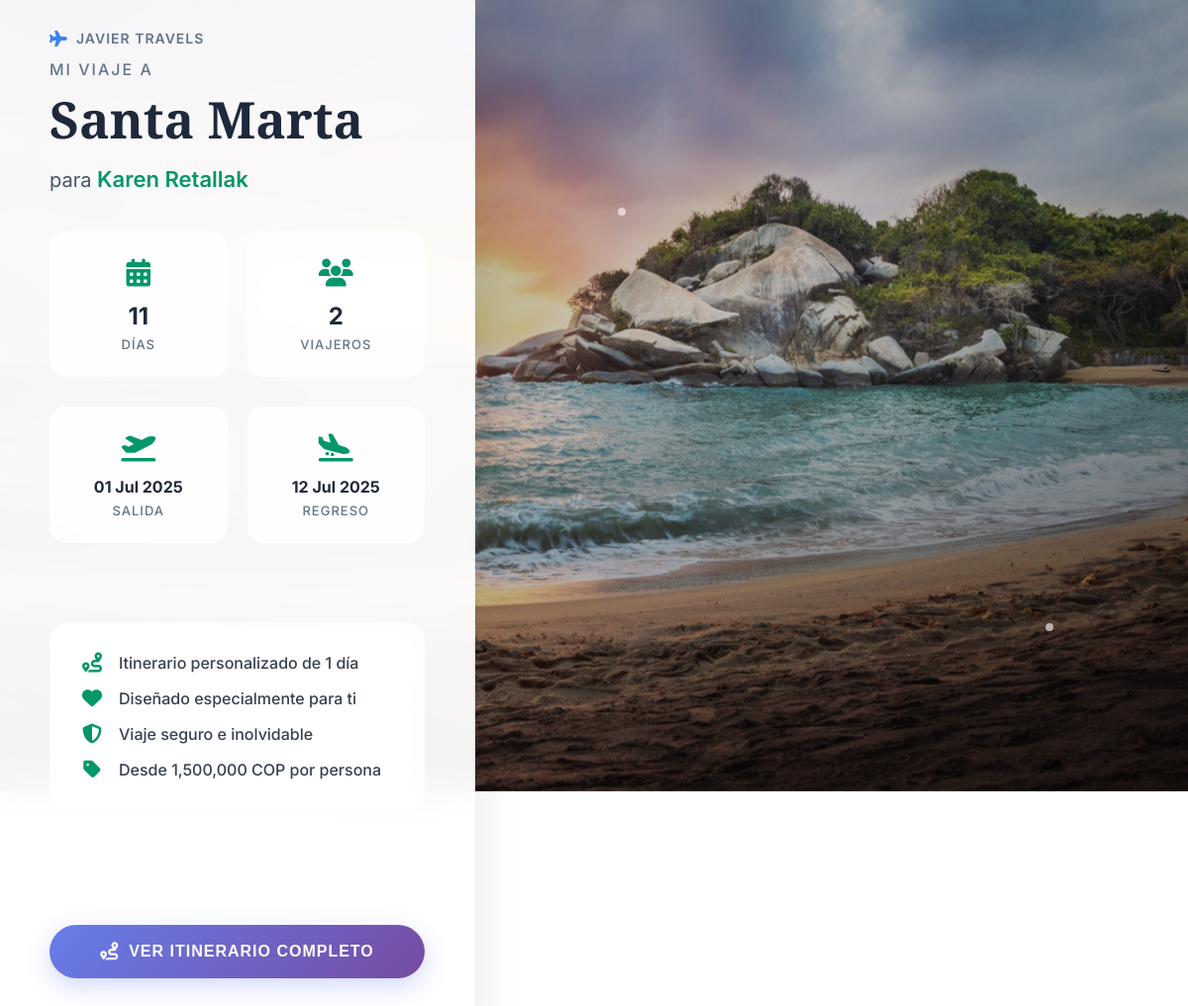
The page /pages/preview.php?id=27 on the database its author committed.
### tables this page shows
CREATE TABLE `programa_solicitudes` (
  `id` int(11) NOT NULL,
  `id_solicitud` varchar(50) DEFAULT NULL,
  `nombre_viajero` varchar(100) NOT NULL,
  `apellido_viajero` varchar(100) NOT NULL,
  `destino` varchar(200) NOT NULL,
  `fecha_llegada` date NOT NULL,
  `fecha_salida` date NOT NULL,
  `numero_pasajeros` int(11) NOT NULL DEFAULT 1,
  `acompanamiento` varchar(50) DEFAULT 'sin-acompanamiento',
  `user_id` int(11) NOT NULL,
  `created_at` timestamp NOT NULL DEFAULT current_timestamp(),
  `updated_at` timestamp NOT NULL DEFAULT current_timestamp() ON UPDATE current_timestamp()
);

CREATE TABLE `programa_precios` (
  `id` int(11) NOT NULL,
  `solicitud_id` int(11) NOT NULL,
  `moneda` varchar(3) DEFAULT 'USD',
  `precio_por_persona` decimal(10,2) DEFAULT NULL,
  `precio_total` decimal(10,2) DEFAULT NULL,
  `noches_incluidas` int(11) DEFAULT 0,
  `precio_incluye` text DEFAULT NULL,
  `precio_no_incluye` text DEFAULT NULL,
  `condiciones_generales` text DEFAULT NULL,
  `movilidad_reducida` tinyint(1) DEFAULT 0,
  `info_pasaporte` text DEFAULT NULL,
  `info_seguros` text DEFAULT NULL,
  `created_at` timestamp NOT NULL DEFAULT current_timestamp(),
  `updated_at` timestamp NOT NULL DEFAULT current_timestamp() ON UPDATE current_timestamp()
);

### config/config_functions.php (called while the page is built, shortened)
<?php
class ConfigManager {
    private static $config = null;
    private static $db = null;
    public static function init() {
        try {
            self::$db = Database::getInstance();
        } catch(Exception $e) {
            error_log("ConfigManager init error: " . $e->getMessage());
            self::$config = self::getDefaultConfig();
        }
    }
    private static function loadConfig() {
        try {
            self::$config = self::$db->fetch("SELECT * FROM company_settings ORDER BY id DESC LIMIT 1");
        } catch(Exception $e) {
            error_log("Error loading config: " . $e->getMessage());
            self::$config = self::getDefaultConfig();
        }
    }
    public static function get($key = null) {
        return self::$config[$key] ?? null;
    }
    public static function getCompanyName() {
        return self::get('company_name') ?: 'Travel Agency';
    }
}
?>

### config/database.php (called while the page is built, shortened)
<?php
class Database {
    private static $instance = null;
    private $connection;
    private function __construct() {
        $host = $_ENV['DB_HOST'] ?? 'localhost';
        $dbname = $_ENV['DB_NAME'] ?? 'travelag_travel_agency';
        $username = $_ENV['DB_USER'] ?? 'travelag_admin';
        $password = $_ENV['DB_PASS'] ?? '';
        $charset = $_ENV['DB_CHARSET'] ?? 'utf8mb4';
        try {
            $dsn = "mysql:host={$host};dbname={$dbname};charset={$charset}";
            $this->connection = new PDO($dsn, $username, $password, [
                PDO::ATTR_ERRMODE => PDO::ERRMODE_EXCEPTION,
                PDO::ATTR_DEFAULT_FETCH_MODE => PDO::FETCH_ASSOC,
                PDO::ATTR_EMULATE_PREPARES => false
            ]);
        } catch(PDOException $e) {
            error_log("Database connection error: " . $e->getMessage());
            throw new Exception("Error de conexión a la base de datos");
        }
    }
    public static function getInstance() {
        if (self::$instance === null) {
            self::$instance = new self();
        }
        return self::$instance;
    }
    public function query($sql, $params = []) {
        try {
            $stmt = $this->connection->prepare($sql);
            $stmt->execute($params);
            return $stmt;
        } catch(PDOException $e) {
            error_log("Database query error: " . $e->getMessage());
            error_log("SQL was: " . $sql);
            error_log("Params were: " . print_r($params, true));
            throw new Exception("Error en la consulta de base de datos");
        }
    }
    public function fetch($sql, $params = []) {
        $stmt = $this->query($sql, $params);
        return $stmt->fetch();
    }
    public function fetchAll($sql, $params = []) {
        $stmt = $this->query($sql, $params);
        return $stmt->fetchAll();
    }
}

### pages/preview.php (the view, shortened to what this page needs)
<?php
require_once 'config/config_functions.php';
$programa_id = $_GET['id'] ?? null;
try {
    $company_name = ConfigManager::getCompanyName();
} catch(Exception $e) {
    $company_name = 'Travel Agency';
}
try {
    $db = Database::getInstance();
    $programa = $db->fetch(
        "SELECT ps.*, pp.titulo_programa, pp.foto_portada, pp.idioma_predeterminado
         FROM programa_solicitudes ps
         LEFT JOIN programa_personalizacion pp ON ps.id = pp.solicitud_id
         WHERE ps.id = ?",
        [$programa_id]
    );
    $dias = $db->fetchAll(
        "SELECT * FROM programa_dias WHERE solicitud_id = ? ORDER BY dia_numero ASC",
        [$programa_id]
    );
    $precios = $db->fetch(
        "SELECT * FROM programa_precios WHERE solicitud_id = ?",
        [$programa_id]
    );
} catch(Exception $e) {
    error_log("Error cargando programa para preview: " . $e->getMessage());
    header('Location: ' . APP_URL . '/itinerarios');
    exit;
}
$nombre_viajero = trim($programa['nombre_viajero'] . ' ' . $programa['apellido_viajero']);
$destino = $programa['destino'];
$num_dias = count($dias);
$num_pasajeros = $programa['numero_pasajeros'];
$duracion_dias = 'N/A';
if ($programa['fecha_llegada'] && $programa['fecha_salida']) {
    $fecha_inicio = new DateTime($programa['fecha_llegada']);
    $fecha_fin = new DateTime($programa['fecha_salida']);
    $diferencia = $fecha_inicio->diff($fecha_fin);
    $duracion_dias = $diferencia->days > 0 ? $diferencia->days : 1;
}
$fecha_inicio_formatted = $programa['fecha_llegada'] ?
    date('d M Y', strtotime($programa['fecha_llegada'])) : '';
$fecha_fin_formatted = $programa['fecha_salida'] ?
    date('d M Y', strtotime($programa['fecha_salida'])) : '';
?>
<!DOCTYPE html>
<html lang="es">
<head>
    <link href="https://cdnjs.cloudflare.com/ajax/libs/font-awesome/6.5.0/css/all.min.css" rel="stylesheet">
</head>
<body>
    <div class="hero-background"></div>
    <div class="hero-overlay"></div>
    <div class="preview-container">
        <div class="info-sidebar">
            <div class="agency-logo">
                <i class="fas fa-plane"></i>
                <?= htmlspecialchars($company_name) ?>
            </div>
            <div class="program-header">
                <div class="program-subtitle">Mi viaje a</div>
                <h1 class="program-title"><?= htmlspecialchars($destino) ?></h1>
                <div class="program-for">
                    para <span class="traveler-name"><?= htmlspecialchars($nombre_viajero) ?></span>
                </div>
            </div>
            <div class="trip-details">
                <div class="details-grid">
                    <div class="detail-item">
                        <div class="detail-icon">
                            <i class="fas fa-calendar-alt"></i>
                        </div>
                        <div class="detail-value"><?= $duracion_dias ?></div>
                        <div class="detail-label"><?= $duracion_dias == 1 ? 'Día' : 'Días' ?></div>
                    </div>
                    <div class="detail-item">
                        <div class="detail-icon">
                            <i class="fas fa-users"></i>
                        </div>
                        <div class="detail-value"><?= $num_pasajeros ?></div>
                        <div class="detail-label"><?= $num_pasajeros == 1 ? 'Viajero' : 'Viajeros' ?></div>
                    </div>
                </div>
                <?php if ($fecha_inicio_formatted && $fecha_fin_formatted): ?>
                <div class="details-grid">
                    <div class="detail-item">
                        <div class="detail-icon">
                            <i class="fas fa-plane-departure"></i>
                        </div>
                        <div class="detail-value" style="font-size: 16px;"><?= $fecha_inicio_formatted ?></div>
                        <div class="detail-label">Salida</div>
                    </div>
                    <div class="detail-item">
                        <div class="detail-icon">
                            <i class="fas fa-plane-arrival"></i>
                        </div>
                        <div class="detail-value" style="font-size: 16px;"><?= $fecha_fin_formatted ?></div>
                        <div class="detail-label">Regreso</div>
                    </div>
                </div>
                <?php endif; ?>
            </div>
            <div class="trip-summary">
                <div class="summary-item">
                    <i class="fas fa-route"></i>
                    <span>Itinerario personalizado de <?= $num_dias ?> <?= $num_dias == 1 ? 'día' : 'días' ?></span>
                </div>
                <div class="summary-item">
                    <i class="fas fa-heart"></i>
                    <span>Diseñado especialmente para ti</span>
                </div>
                <div class="summary-item">
                    <i class="fas fa-shield-alt"></i>
                    <span>Viaje seguro e inolvidable</span>
                </div>
                <?php if ($precios && $precios['precio_por_persona']): ?>
                <div class="summary-item">
                    <i class="fas fa-tag"></i>
                    <span>Desde <?= number_format($precios['precio_por_persona'], 0) ?> <?= $precios['moneda'] ?> por persona</span>
                </div>
                <?php endif; ?>
            </div>
            <button class="itinerary-button" onclick="verItinerarioCompleto()">
                <i class="fas fa-route"></i>
                Ver itinerario completo
            </button>
        </div>
        <div class="main-content">
            <div class="floating-elements">
                <div class="floating-element"></div>
                <div class="floating-element"></div>
                <div class="floating-element"></div>
            </div>
        </div>
    </div>
</body>
</html>

### pages/preview.php (style rules this page uses)
body.loaded .info-sidebar { opacity: 1; transition: opacity 0.5s ease; }
.itinerary-button::after { content: ''; position: absolute; top: 0; left: -100%; width: 100%; height: 100%; background: linear-gradient(90deg, transparent, rgba(255,255,255,0.2), transparent); transition: left 0.5s; pointer-events: none; }

### rows shown on the page
programa_solicitudes: destino "Santa Marta", nombre_viajero "Karen Retallak", duracion_dias "11", numero_pasajeros "2", fecha_llegada "01 Jul 2025", fecha_salida "12 Jul 2025"
programa_precios: precio_por_persona "1,500,000", moneda "COP"

### other values the page prints
$company_name "JAVIER TRAVELS"
$num_dias "1"
